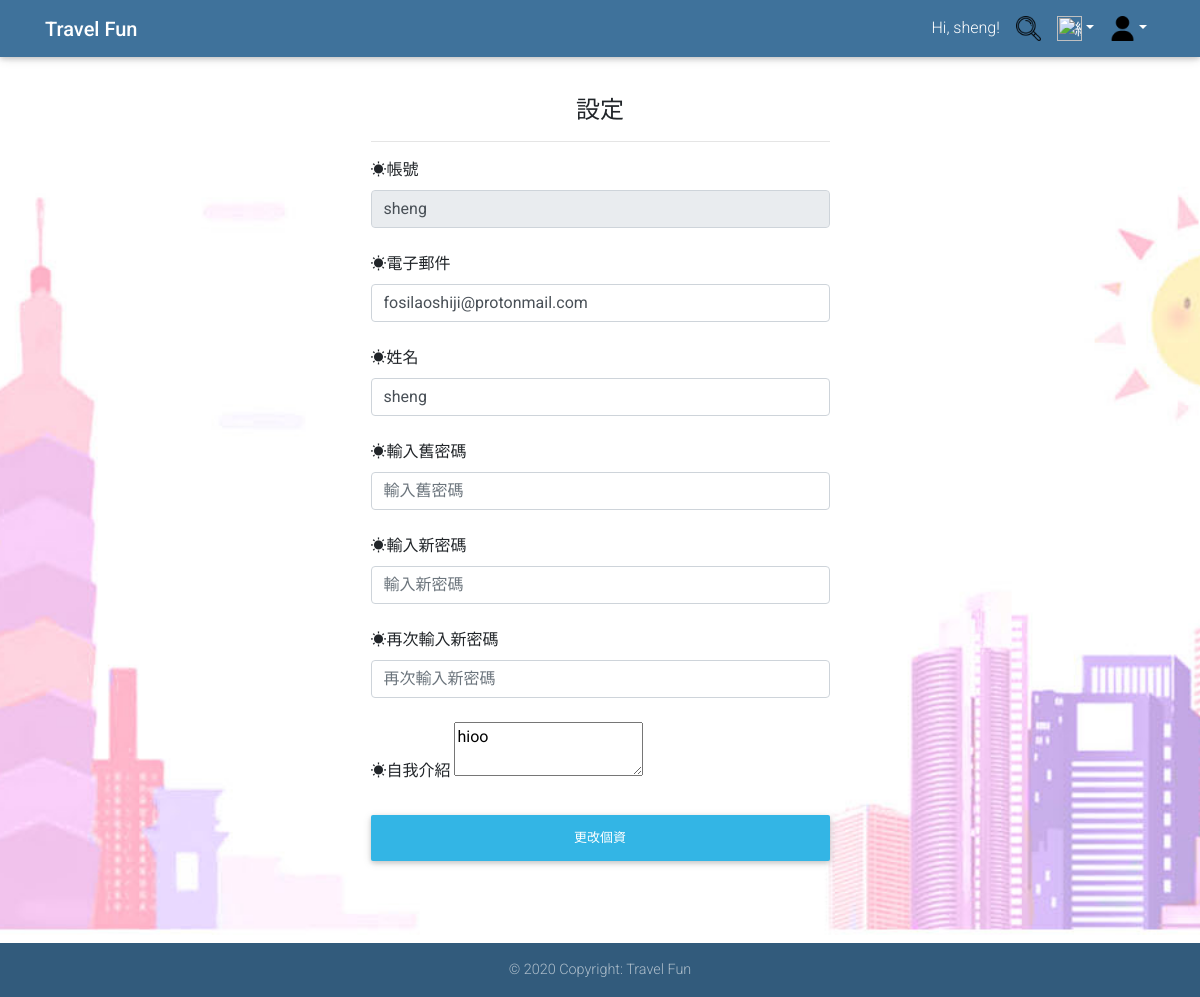
/membercentre/modifyindividual.php (signed in), run on an earlier commit of the app's database.
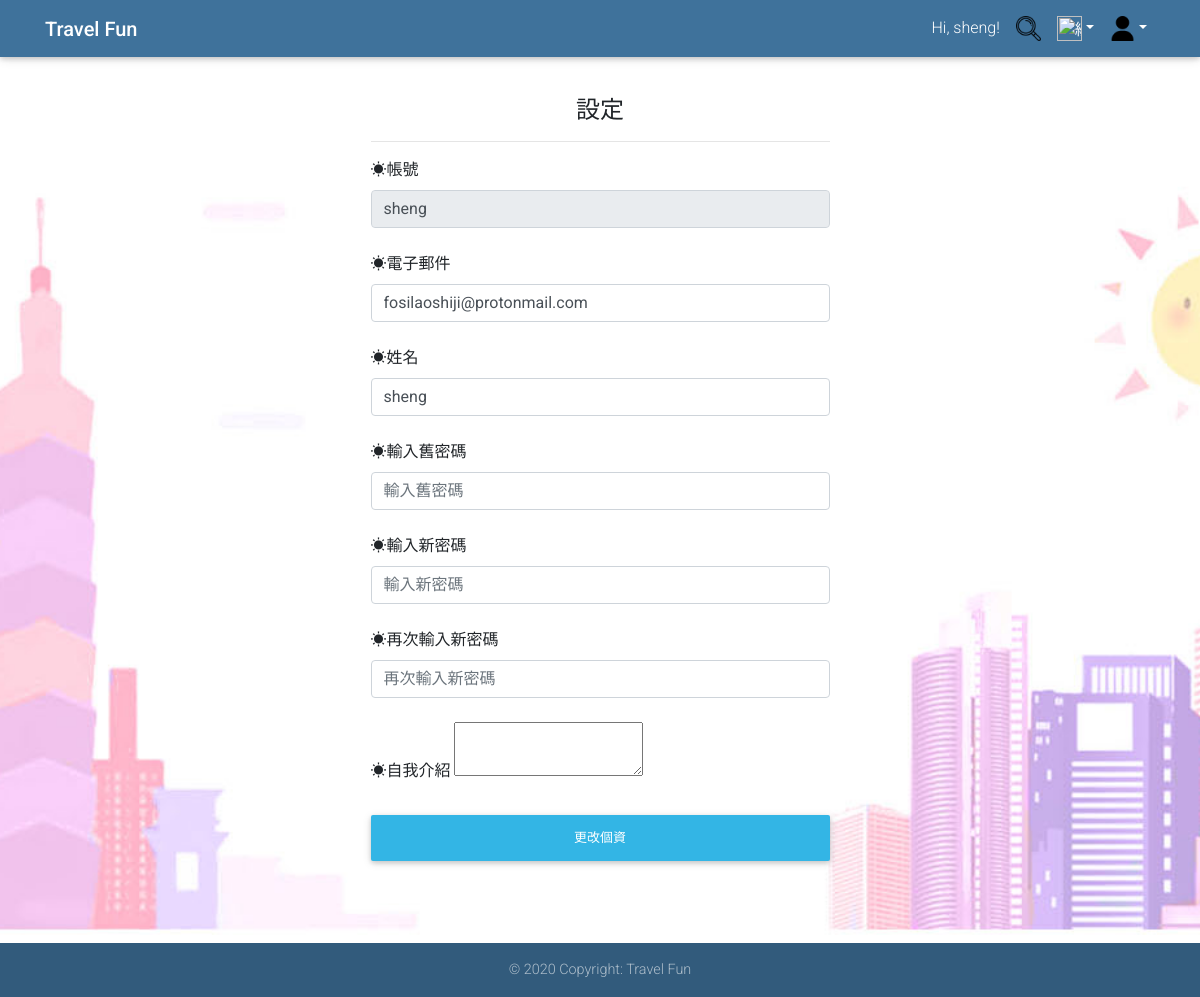
And on a later commit of the database.
### tables this page shows
CREATE TABLE `user` (
  `user_id` varchar(20) NOT NULL,
  `user_password` varchar(32) NOT NULL,
  `user_name` varchar(20) NOT NULL,
  `user_email` varchar(64) NOT NULL,
  `user_key` char(32) NOT NULL,
  `photo` varchar(255) DEFAULT NULL,
  `introduction` text NOT NULL,
  `Authority` int(1) DEFAULT NULL
);

### membercentre/modifyindividual.php (the view, shortened to what this page needs)
<?php
$result = mysqli_query($con, "SELECT * FROM user WHERE `user`.`user_id` = '" . $_SESSION['user_id'] . "'");
$row = mysqli_fetch_assoc($result);
$id = $row["user_id"];
$useremail = $row["user_email"];
$username = $row["user_name"];
$introduction = 	$row["introduction"];
?>
<html>
<head>
	<link rel="stylesheet" href="https://use.fontawesome.com/releases/v5.11.2/css/all.css">
	<link rel="stylesheet" href="https://stackpath.bootstrapcdn.com/bootstrap/4.4.1/css/bootstrap.min.css">
	<link rel="stylesheet" href="../css/mdb.min.css">
	<link rel="stylesheet" href="../css/style.css">
</head>
<body>
	<header>
		<nav class="navbar navbar-expand-lg navbar-dark fixed-top unique-color">
			<div class="container">
				<a class="navbar-brand" href="../index.php"><strong>Travel Fun</strong></a>
				<div class="collapse navbar-collapse justify-content-end" id="navbarSupportedContent">
					<ul class="navbar-nav">
						<?php if (isset($_SESSION['user_id'])) { ?>
							<li class="nav-item p-0"><a class="nav-link disabled">Hi, <?php echo $_SESSION['user_name']; ?>!</a></li>
						<?php } else  ?>
						<li class="nav-link p-0"> <a class="nav-link" href="../search.php"><img src="../image/search.png" alt="搜尋" height="25" width="25"></a> </li>
						<li class="nav-item dropdown">
							<a class="nav-link dropdown-toggle" id="navbarDropdownMenuLink-333" data-toggle="dropdown" aria-haspopup="true" aria-expanded="false"><img src="../image/all.png" alt="總覽" height="25" width="25"></a>
						<li class="nav-item dropdown">
							<a class="nav-link dropdown-toggle" id="navbarDropdownMenuLink-333" data-toggle="dropdown" aria-haspopup="true" aria-expanded="false"><img src="../image/login.png" alt="login" height="25" width="25"></a>
						</li>
					</ul>
				</div>
			</div>
		</nav>
	</header>
	<main>
		<div class="py-md-5">
			<div class="container">
				<form class="p-5 col-md-6 offset-md-3" role="form" action="<?php echo $_SERVER['PHP_SELF']; ?>" method="post" name="loginform">
					<h4 class="text-center card-title"><b>設定</b></h4>
					<hr class="">
					<div class="form-group"><label for="name"> ☀帳號</label>
						<input type="text" name="id" value="<?PHP echo $id; ?>" class="form-control mb-4" disabled="true" />
					</div>
					<div class="form-group"><label for="name">☀電子郵件</label>
						<input type="email" name="user_email" value="<?PHP echo $useremail; ?>" class="form-control mb-4" />
					</div>
					<div class="form-group"><label>☀姓名</label>
						<input type="text" name="user_name" class="form-control mb-4" value="<?PHP echo $username; ?>" />
					</div>
					<div class="form-group"><label for="name">☀輸入舊密碼</label>
						<input type="password" name="oldpassword" maxlength="20" placeholder="輸入舊密碼" class="form-control mb-4" />
					</div>
					<div class="form-group"><label for="name">☀輸入新密碼</label>
						<input type="password" name="password" maxlength="20" placeholder="輸入新密碼" class="form-control mb-4" />
					</div>
					<div class="form-group"><label for="name">☀再次輸入新密碼</label>
						<input type="password" name="checkpassword" maxlength="20" placeholder="再次輸入新密碼" class="form-control mb-4" />
					</div>
					<div class="form-group"><label for="name">☀自我介紹</label>
						<textarea name="introduction"><?php echo $introduction; ?></textarea>
						<center><button class="btn btn-info btn-block my-4" type="submit" name="submit">更改個資</button></center>
				</form>
			</div>
		</div>
	</main>
	<footer class="page-footer font-small unique-color fixed-bottom">
		<div class="footer-copyright text-center py-3">© 2020 Copyright: Travel Fun</div>
	</footer>
</body>
</html>

What changed in the data, as far as the page shows it:
changed user "sheng": introduction "hioo" → (not shown)
